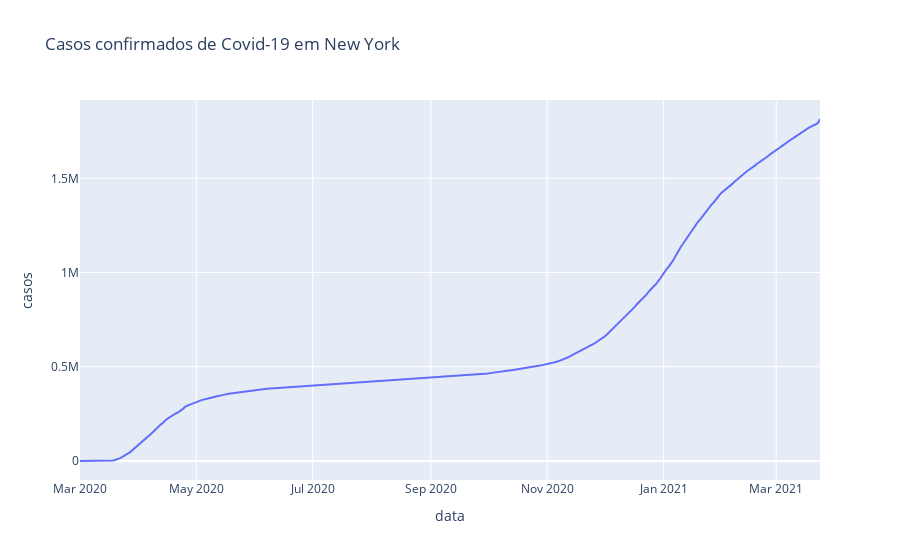

Here is the notebook cell this chart was saved with:
### Code cell
# Visualizar os casos em New York
px.line(ny, 'data', 'casos', title='Casos confirmados de Covid-19 em New York')

### Figure 1 — Plotly figure (JSON) as saved in the notebook; plotly's stock layout.template omitted (floating-point values rounded to 4 significant figures; data arrays with more than 128 entries replaced by an {"elided": "..."} marker saying what was removed)
{"data": [{"hovertemplate": "data=%{x}<br>casos=%{y}<extra></extra>", "legendgroup": "", "line": {"color": "#636efa", "dash": "solid"}, "mode": "lines", "name": "", "orientation": "v", "showlegend": false, "type": "scatter", "x": {"elided": "389 str values"}, "xaxis": "x", "y": {"elided": "389 int values"}, "yaxis": "y"}], "layout": {"legend": {"tracegroupgap": 0}, "title": {"text": "Casos confirmados de Covid-19 em New York"}, "xaxis": {"anchor": "y", "domain": [0, 1], "title": {"text": "data"}}, "yaxis": {"anchor": "x", "domain": [0, 1], "title": {"text": "casos"}}}}
